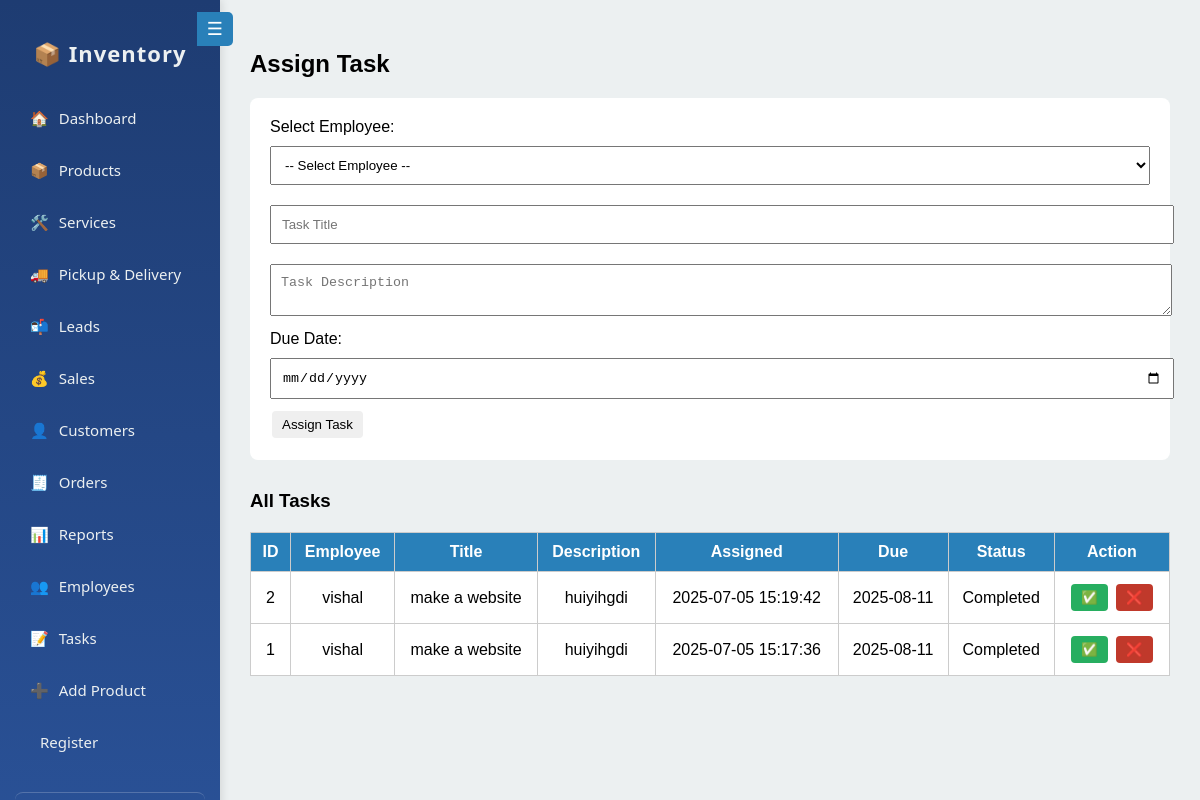
Page /tasks.php (signed in) on the committed database.
### tables this page shows
CREATE TABLE `tasks` (
  `id` int(11) NOT NULL,
  `employee_id` int(11) DEFAULT NULL,
  `task_title` varchar(255) DEFAULT NULL,
  `task_description` text DEFAULT NULL,
  `assigned_date` datetime DEFAULT current_timestamp(),
  `due_date` date DEFAULT NULL,
  `status` enum('Pending','In Progress','Completed') DEFAULT 'Pending'
);

CREATE TABLE `employees` (
  `id` int(11) NOT NULL,
  `name` varchar(100) DEFAULT NULL,
  `role` varchar(50) DEFAULT NULL,
  `mobile` varchar(20) DEFAULT NULL,
  `email` varchar(100) DEFAULT NULL,
  `gender` enum('Male','Female','Other') DEFAULT NULL,
  `is_active` tinyint(1) DEFAULT 1,
  `last_active` datetime DEFAULT NULL
);

### tasks.php (the view, shortened to what this page needs)
<?php
include 'components/connections.php';
$tasks = $conn->query("SELECT t.*, e.name AS employee_name FROM tasks t JOIN employees e ON t.employee_id = e.id ORDER BY t.id DESC");
?>
<!DOCTYPE html>
<html>
<head>
    <link rel="stylesheet" href="style.css">
</head>
<body>
    <div class="container">
        <?php include 'sidebar.php'; ?>
        <div class="main">
            <h2>Assign Task</h2>
            <div class="form-section">
                <form method="POST">
                    <label>Select Employee:</label>
                    <select name="employee_id" required>
                        <option value="">-- Select Employee --</option>
                    </select>
                    <input type="text" name="task_title" placeholder="Task Title" required>
                    <textarea name="task_description" placeholder="Task Description" required></textarea>
                    <label>Due Date:</label>
                    <input type="date" name="due_date" required>
                    <button type="submit" name="add_task">Assign Task</button>
                </form>
            </div>
            <h3>All Tasks</h3>
            <table>
                <tr>
                    <th>ID</th>
                    <th>Employee</th>
                    <th>Title</th>
                    <th>Description</th>
                    <th>Assigned</th>
                    <th>Due</th>
                    <th>Status</th>
                    <th>Action</th>
                </tr>
                <?php while ($task = $tasks->fetch_assoc()): ?>
                    <tr>
                        <td><?= $task['id'] ?></td>
                        <td><?= htmlspecialchars($task['employee_name']) ?></td>
                        <td><?= htmlspecialchars($task['task_title']) ?></td>
                        <td><?= htmlspecialchars($task['task_description']) ?></td>
                        <td><?= $task['assigned_date'] ?></td>
                        <td><?= $task['due_date'] ?></td>
                        <td><?= $task['status'] ?></td>
                        <td>
                            <form method="POST" style="display:inline;">
                                <button type="submit" name="mark_completed" class="completed">✅</button>
                                <button type="submit" name="mark_pending" class="pending">❌</button>
                            </form>
                        </td>
                    </tr>
                <?php endwhile; ?>
            </table>
        </div>
    </div>
</body>
</html>

### style.css (style rules this page uses)
body { margin: 0; font-family: 'Segoe UI', sans-serif; background: #f4f4f4; }
.container { display: flex; height: 100vh; }
.main { flex: 1; padding: 20px; background: #ecf0f1; }
table { width: 100%; border-collapse: collapse; margin-top: 20px; background: white; }
th, td { padding: 12px; text-align: left; border-bottom: 1px solid #ddd; }

### tasks.php (style rules this page uses)
body { font-family: Arial; margin: 0; background: #f4f4f4; }
.main { padding: 20px; }
.form-section { background: white; padding: 20px; border-radius: 8px; margin-bottom: 30px; }
.form-section input, .form-section textarea, .form-section select { width: 100%; padding: 10px; margin: 10px 0; }
table { width: 100%; border-collapse: collapse; background: white; }
th, td { border: 1px solid #ccc; padding: 10px; text-align: center; }
th { background: #2980b9; color: white; }
button { padding: 6px 10px; margin: 2px; cursor: pointer; border: none; border-radius: 4px; }
.completed { background-color: #27ae60; color: white; }
.pending { background-color: #c0392b; color: white; }

### sidebar.php (style rules this page uses)
.main { margin-left: 220px; padding: 30px; transition: margin-left 0.3s ease; }

### rows in the picture
tasks: id "2", employee.name "vishal", task_title "make a website", task_description "huiyihgdi", assigned_date "2025-07-05 15:19:42", due_date "2025-08-11", status "Completed"
tasks: id "1", employee.name "vishal", task_title "make a website", task_description "huiyihgdi", assigned_date "2025-07-05 15:17:36", due_date "2025-08-11", status "Completed"
